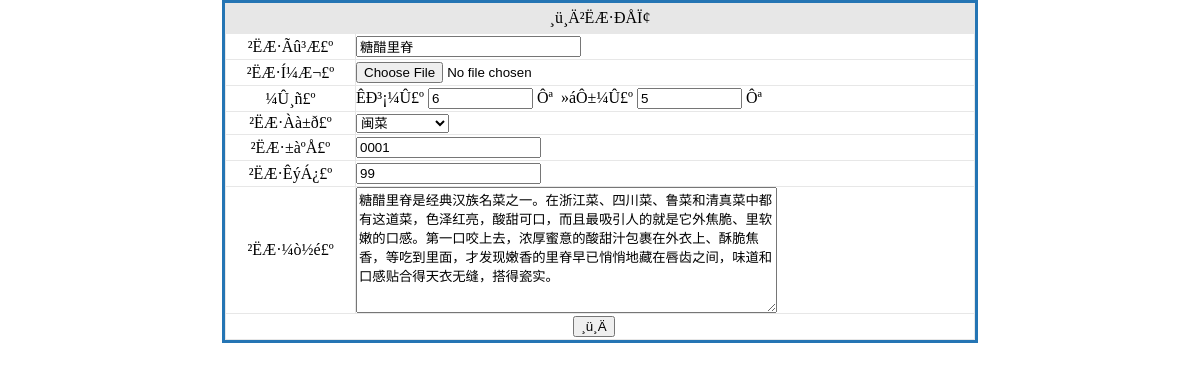
Screenshot of /admin/goods_edit.php?id=7 (signed in) with the database file from the repository.
### tables this page shows
CREATE TABLE `goods` (
  `id` int(4) NOT NULL AUTO_INCREMENT,
  `name` varchar(25) DEFAULT NULL COMMENT '外卖名称',
  `jianjie` mediumtext COMMENT '外卖介绍',
  `xinghao` varchar(25) DEFAULT NULL COMMENT '外卖型号',
  `tupian` varchar(200) DEFAULT NULL COMMENT '外卖图片',
  `shuliang` int(4) DEFAULT NULL COMMENT '外卖数量',
  `cishu` int(4) DEFAULT NULL COMMENT '卖出次数',
  `huiyuanjia` varchar(25) DEFAULT NULL COMMENT '会员价',
  `shichangjia` varchar(25) DEFAULT NULL COMMENT '市场价',
  `leibie` varchar(25) DEFAULT NULL COMMENT '类别',
  `addtime` timestamp NOT NULL DEFAULT CURRENT_TIMESTAMP COMMENT '添加时间',
  `hits` int(11) NOT NULL DEFAULT '1',
  PRIMARY KEY (`id`)
);

### admin/goods_edit.php (the view, shortened to what this page needs)
<?php
include("../conn.php");
  $sql1=mysql_query("select * from goods where id=".$_GET[id]."",$conn);
 $data1=mysql_fetch_array($sql1);
?>
<html>
<head>
<link rel="stylesheet" type="text/css" href="base.css">
</head>
<body topmargin="0" leftmargin="0" bottommargin="0">
<table width="750" border="0" align="center" cellpadding="0" cellspacing="0" class="table_big">
  <tr>
    <td height="30" bgcolor="#E7E7E7"><div align="center" >¸ü¸Ä²ËÆ·ÐÅÏ¢</div></td>
  </tr>
  <tr>
    <td height="253" bgcolor="#E7E7E7"><table width="750" border="0" cellpadding="0" cellspacing="1">
        <form name="form1"  enctype="multipart/form-data" method="post" action="?action=save&id=<?php  echo $_GET[id];?>" onSubmit="return chkinput(this)">
          <tr>
            <td width="129" height="25" bgcolor="#FFFFFF"><div align="center">²ËÆ·Ãû³Æ£º</div></td>
            <td width="618" bgcolor="#FFFFFF"><div align="left">
                <input type="text" name="name" size="25" class="inputcss" value="<?php  echo $data1[name];?>">
            </div></td>
          </tr>
  <tr>
            <td height="25" bgcolor="#FFFFFF"><div align="center">²ËÆ·Í¼Æ¬£º</div></td>
            <td height="25" bgcolor="#FFFFFF"><div align="left">
                <input name="upfile" type="file" class="inputcss" id="upfile" size="30">
            </div></td>
          </tr>
          <tr>
            <td height="25" bgcolor="#FFFFFF"><div align="center">¼Û¸ñ£º</div></td>
            <td height="25" bgcolor="#FFFFFF"><div align="left">ÊÐ³¡¼Û£º
                    <input type="text" name="shichangjia" size="10" class="inputcss" value="<?php  echo $data1[shichangjia];?>">
                Ôª&nbsp;&nbsp;»áÔ±¼Û£º
                <input type="text" name="huiyuanjia" size="10" class="inputcss" value="<?php  echo $data1[huiyuanjia];?>">
                Ôª</div></td>
          </tr>
          <tr>
            <td height="22" bgcolor="#FFFFFF"><div align="center">²ËÆ·Àà±ð£º</div></td>
            <td height="22" bgcolor="#FFFFFF"><div align="left">
              <select name="leibie" id="leibie">
  <?php
  $sql="select * from leibie order by id DESC";
 $res=mysql_query($sql);
 while($rs=mysql_fetch_array($res))
 {
	 ?>
	  <option value="<?php  echo $rs[id]?>" <?php  if($rs[id]==$data1[leibie]) echo "selected"; ?>><?php  echo $rs[name]?></option>
	 <?php
	 }
  ?>
  </select>
            </div></td>
          </tr>
          <tr>
            <td height="25" bgcolor="#FFFFFF"><div align="center">²ËÆ·±àºÅ£º</div></td>
            <td height="25" bgcolor="#FFFFFF"><div align="left">
                <input type="text" name="xinghao" class="inputcss" size="20" value="<?php  echo $data1[xinghao];?>">
            </div></td>
          </tr>
          <tr>
            <td height="25" bgcolor="#FFFFFF"><div align="center">²ËÆ·ÊýÁ¿£º</div></td>
            <td height="25" bgcolor="#FFFFFF"><div align="left">
                <input type="text" name="shuliang" class="inputcss" size="20" value="<?php  echo $data1[shuliang];?>">
            </div></td>
          </tr>
          <tr>
            <td height="80" bgcolor="#FFFFFF"><div align="center">²ËÆ·¼ò½é£º</div></td>
            <td height="25" bgcolor="#FFFFFF"><div align="left">
                <textarea name="jianjie" cols="50" rows="8" class="inputcss"><?php  echo $data1[jianjie];?></textarea>
            </div></td>
          </tr>
          <tr>
            <td height="25" colspan="2" bgcolor="#FFFFFF"><div align="center">
              <input type="submit" class="buttoncss" value="¸ü¸Ä">
            </div></td>
          </tr>
        </form>
    </table></td>
  </tr>
</table>
</body>
</html>

### admin/base.css (style rules this page uses)
.table_big { background-color: #A6D4F5; border: 3px solid #2575B4; }

### rows the page displays
goods: name "糖醋里脊", shichangjia "6", huiyuanjia "5", xinghao "0001", shuliang "99", jianjie "糖醋里脊是经典汉族名菜之一。在浙江菜、四川菜、鲁菜和清真菜中都有这道菜，色泽红亮，酸甜可口，而且最吸引人的就是它外焦脆、里软嫩的口感。第一口咬上去，浓厚蜜意的酸甜汁包裹在外衣上、酥脆焦香，等吃到里面，才发现嫩香的里脊早已悄悄地藏在唇齿之间，味道和口感贴合得天衣无缝，搭得瓷实。"

### other values shown
form field leibie "闽菜"
